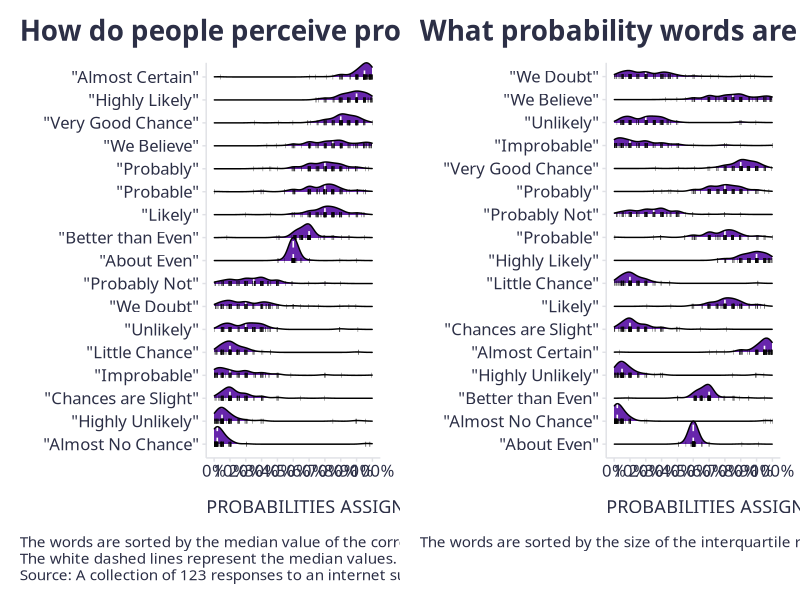

Write the R code that produced this figure.
## ---- chunk 1

# uploading libraries
library(tidyverse)
library(ggridges)
library(ggpubr)

# uploading data
data <- readr::read_csv("./survey-results.csv")

# getting ordered list of words based on the median value of corresponding probabilities
wordsMedian <- data %>%
  select("\"Almost Certain\"":"\"Chances are Slight\"") %>%
  pivot_longer("\"Almost Certain\"":"\"Chances are Slight\"", names_to = "word", values_to = "probability") %>%
  group_by(word) %>%
  summarise(median = median(probability)) %>%
  mutate(
    word = factor(word),
    word = forcats::fct_reorder(word, median)
      )
  
levelsMedian <- levels(wordsMedian$word)

# getting ordered list of words based on the IQR of corresponding probabilities
wordsVariability <- data %>%
  select("\"Almost Certain\"":"\"Chances are Slight\"") %>%
  pivot_longer("\"Almost Certain\"":"\"Chances are Slight\"", names_to = "word", values_to = "probability") %>%
  group_by(word) %>%
  summarise(sd = IQR(probability)) %>%
  mutate(
    word = factor(word),
    word = forcats::fct_reorder(word, sd)
  )

levelsVariability <- levels(wordsVariability$word)

# graph 1
g1 <- data %>%
  select("\"Almost Certain\"":"\"Chances are Slight\"") %>%
  pivot_longer("\"Almost Certain\"":"\"Chances are Slight\"", names_to = "word", values_to = "probability") %>%
  mutate(word = factor(word, levels = levelsMedian, ordered = TRUE)) %>%
  ggplot(aes(x = probability, y = word)) + 
  geom_density_ridges(
    fill = "#4d009d",
    alpha = 0.85,
    scale = 1,
    jittered_points = TRUE,
    position = position_points_jitter(width = 1, height = 0),
    point_shape = '|', point_size = 1, point_alpha = 1, 
    quantile_lines =TRUE, vline_linetype = "dashed", vline_color = "white", vline_size = 0.55,
    quantile_fun=function(x,...)median(x)
  ) +
  scale_x_continuous(limits = c(0, 100), breaks = seq(0,100,10), labels = scales::number_format(suffix = "%",accuracy = 1)) +
  labs(
    fill = "Trend size",
    x = "PROBABILITIES ASSIGNED TO WORDS",
    y = "",
    title = "How do people perceive probability words?",
    caption = "\nThe words are sorted by the median value of the corresponding probability in descending order.\nThe white dashed lines represent the median values.\nSource: A collection of 123 responses to an internet survey by Wade Fagen-Ulmschneider."
  ) +
  scale_fill_gradient2(
    low = "red",
    mid = "white",
    high = "blue",
    midpoint = 0,
    space = "Lab"
  ) +
  theme(plot.title = element_text(color = '#2C2F46', face = "bold", family = "URW Geometric", size = 20, margin=margin(0,0,16,0)),
        plot.subtitle = element_text(color = '#2C2F46', face = "plain", family = "URW Geometric", size = 16, margin=margin(0,0,20,0)),
        plot.caption = element_text(color = '#2C2F46', face = "plain", family = "Nunito Sans", size = 11, hjust = 0),
        axis.title.x.bottom = element_text(margin = margin(t = 15, r = 0, b = 0, l = 0), color = '#2C2F46', face = "plain", family = "Nunito Sans", size = 13, lineheight = 16, hjust = 0),
        axis.title.y.left = element_text(margin = margin(t = 0, r = 0, b = 0, l = 0), color = '#2C2F46', face = "plain", family = "Nunito Sans", size = 13, lineheight = 16, hjust = 1),
        legend.title = element_text(color = '#2C2F46', face = "plain", family = "Nunito Sans", size = 12),
        legend.text = element_text(color = '#2C2F46', face = "plain", family = "Nunito Sans", size = 10),
        axis.text = element_text(color = '#2C2F46', face = "plain", family = "Nunito Sans", size = 12, lineheight = 16),
        axis.text.x = element_text(),
        legend.position = "right",
        axis.line.x = element_line(colour = "#E0E1E6"),
        axis.line.y = element_line(colour = "#E0E1E6"),
        panel.background = element_blank(),
        panel.grid.major.y = element_blank(),
        panel.grid.major.x = element_blank(),
        panel.grid.minor = element_blank(),
        axis.ticks.x = element_line(color = "#E0E1E6"),
        axis.ticks.y = element_line(color = "#E0E1E6"),
        plot.margin=unit(c(5,5,5,5),"mm"), 
        plot.title.position = "plot",
        plot.caption.position =  "plot"
  ) +
  guides(
    fill = guide_colourbar(barwidth = 0.75, barheight = 10)
  )


# graph 2
g2 <- data %>%
    select("\"Almost Certain\"":"\"Chances are Slight\"") %>%
    pivot_longer("\"Almost Certain\"":"\"Chances are Slight\"", names_to = "word", values_to = "probability") %>%
    mutate(word = factor(word, levels = levelsVariability, ordered = TRUE)) %>%
    ggplot(aes(x = probability, y = word)) + 
    geom_density_ridges(
      fill = "#4d009d",
      alpha = 0.85,
      scale = 1,
      jittered_points = TRUE,
      position = position_points_jitter(width = 1, height = 0),
      point_shape = '|', point_size = 1, point_alpha = 1, 
      quantile_lines =TRUE, vline_linetype = "dashed", vline_color = "white", vline_size = 0.55,
      quantile_fun=function(x,...)median(x)
    ) +
    scale_x_continuous(limits = c(0, 100), breaks = seq(0,100,10), labels = scales::number_format(suffix = "%",accuracy = 1)) +
    labs(
      fill = "Trend size",
      x = "PROBABILITIES ASSIGNED TO WORDS",
      y = "",
      title = "What probability words are the most noisy?",
      caption = "\nThe words are sorted by the size of the interquartile range in descending order.\n\n"
    ) +
    scale_fill_gradient2(
      low = "red",
      mid = "white",
      high = "blue",
      midpoint = 0,
      space = "Lab"
    ) +
    theme(plot.title = element_text(color = '#2C2F46', face = "bold", family = "URW Geometric", size = 20, margin=margin(0,0,16,0)),
          plot.subtitle = element_text(color = '#2C2F46', face = "plain", family = "URW Geometric", size = 16, margin=margin(0,0,20,0)),
          plot.caption = element_text(color = '#2C2F46', face = "plain", family = "Nunito Sans", size = 11, hjust = 0),
          axis.title.x.bottom = element_text(margin = margin(t = 15, r = 0, b = 0, l = 0), color = '#2C2F46', face = "plain", family = "Nunito Sans", size = 13, lineheight = 16, hjust = 0),
          axis.title.y.left = element_text(margin = margin(t = 0, r = 0, b = 0, l = 0), color = '#2C2F46', face = "plain", family = "Nunito Sans", size = 13, lineheight = 16, hjust = 1),
          legend.title = element_text(color = '#2C2F46', face = "plain", family = "Nunito Sans", size = 12),
          legend.text = element_text(color = '#2C2F46', face = "plain", family = "Nunito Sans", size = 10),
          axis.text = element_text(color = '#2C2F46', face = "plain", family = "Nunito Sans", size = 12, lineheight = 16),
          axis.text.x = element_text(),
          legend.position = "right",
          axis.line.x = element_line(colour = "#E0E1E6"),
          axis.line.y = element_line(colour = "#E0E1E6"),
          panel.background = element_blank(),
          panel.grid.major.y = element_blank(),
          panel.grid.major.x = element_blank(),
          panel.grid.minor = element_blank(),
          axis.ticks.x = element_line(color = "#E0E1E6"),
          axis.ticks.y = element_line(color = "#E0E1E6"),
          plot.margin=unit(c(5,5,5,5),"mm"), 
          plot.title.position = "plot",
          plot.caption.position =  "plot"
    ) +
    guides(
      fill = guide_colourbar(barwidth = 0.75, barheight = 10)
    )

# combining graphs
ggarrange(g1, g2, ncol = 2, nrow = 1)

